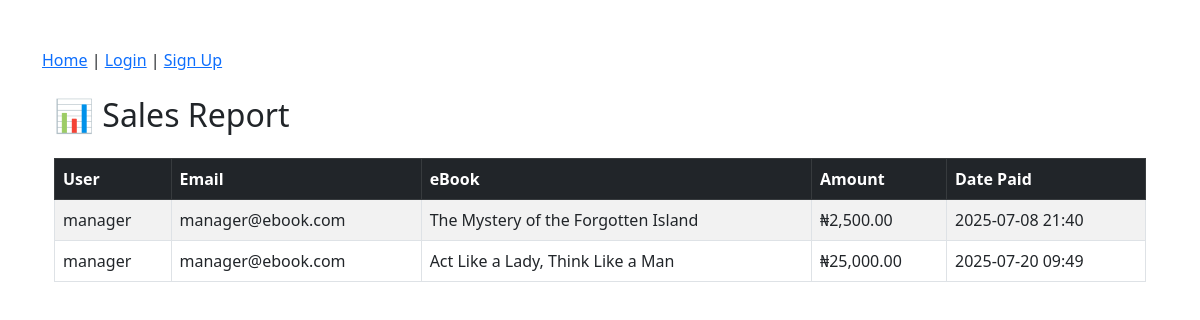
The page /sales-report/ on the database its author committed.
### library/models.py (models this page shows, shortened)
class Payment(models.Model):
    user = models.ForeignKey(User, on_delete=models.CASCADE)
    ebook = models.ForeignKey(Ebook, on_delete=models.CASCADE)
    amount = models.DecimalField(max_digits=10, decimal_places=2)
    reference = models.CharField(max_length=100, unique=True)
    verified = models.BooleanField(default=False)
    timestamp = models.DateTimeField(auto_now_add=True)

class Ebook(models.Model):
    title = models.CharField(max_length=200)
    author = models.CharField(max_length=100)
    description = models.TextField()
    cover = models.ImageField(upload_to='covers/', null=True, blank=True)
    file = models.FileField(upload_to='ebooks/')
    uploaded_at = models.DateTimeField(auto_now_add=True)
    download_count = models.IntegerField(default=0)
    genre = models.CharField(max_length=100, blank=True, null=True)
    price = models.DecimalField(max_digits=10, decimal_places=2, default=0.00)  # ✅ Add this

### library/views.py (the view)
# urls.py: path('sales-report/', views.sales_report, name='sales_report'),
def sales_report(request):
    payments = Payment.objects.filter(verified=True).select_related('ebook', 'user')
    return render(request, 'library/sales_report.html', {'payments': payments})

### library/templates/library/sales_report.html (shortened to what this page needs)
{% extends 'base.html' %}
{% load humanize %}
{% block content %}
<div class="container mt-4">
    <h2>📊 Sales Report</h2>
    {% if payments %}
        <table class="table table-bordered table-striped mt-4">
            <thead class="table-dark">
                <tr>
                    <th>User</th>
                    <th>Email</th>
                    <th>eBook</th>
                    <th>Amount</th>
                    <th>Date Paid</th>
                </tr>
            </thead>
            <tbody>
                {% for payment in payments %}
                    <tr>
                        <td>{{ payment.user.get_full_name|default:payment.user.username }}</td>
                        <td>{{ payment.user.email }}</td>
                        <td>{{ payment.ebook.title }}</td>
                        <td>₦{{ payment.amount|intcomma }}</td>
                        <td>{{ payment.timestamp|date:"Y-m-d H:i" }}</td>
                    </tr>
                {% endfor %}
            </tbody>
        </table>
    {% else %}
        <div class="alert alert-warning">No sales yet.</div>
    {% endif %}
</div>
{% endblock %}

### rows shown on the page
Payment: user.get_full_name "manager", user.email "manager@ebook.com", ebook "The Mystery of the Forgotten Island", amount "2,500.00", timestamp "2025-07-08 21:40"
Payment: user.get_full_name "manager", user.email "manager@ebook.com", ebook "Act Like a Lady, Think Like a Man", amount "25,000.00", timestamp "2025-07-20 09:49"
